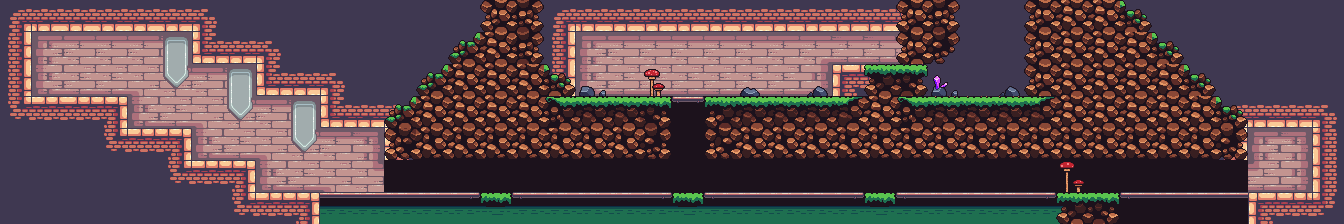

This is a level from a 2D game, rendered from its Tiled map with the project's own tilesets. A one-line summary and the map file follow, with tile-layer data summarised:
An orthogonal 42x7 tile map with 32x32 px tiles, 5 tile layers (background0, background1, walls, floors, ...), 3 tilesets and 21 objects (spawn, 02_go_down, 06_go_up, 04_secret_dungeon, 08_fall, ...).

<map version="1.5" tiledversion="1.5.0" orientation="orthogonal" renderorder="right-down" width="42" height="7" tilewidth="32" tileheight="32" infinite="0" nextlayerid="13" nextobjectid="25">
 <tileset firstgid="1" source="terrain.tsx" />
 <tileset firstgid="248" source="outdoor.tsx" />
 <tileset firstgid="428" source="decorations.tsx" />
 <layer id="1" name="background0" width="42" height="7">
  <data>[294 cells, 128 non-empty, 12 distinct tile ids]</data>
 </layer>
 <layer id="10" name="background1" width="42" height="7">
  <data>[294 cells, 139 non-empty, 20 distinct tile ids]</data>
 </layer>
 <layer id="2" name="walls" width="42" height="7">
  <data>[294 cells, 106 non-empty, 27 distinct tile ids]</data>
 </layer>
 <layer id="3" name="floors" width="42" height="7">
  <data>[294 cells, 63 non-empty, 17 distinct tile ids]</data>
 </layer>
 <layer id="4" name="decorations" width="42" height="7">
  <data>[294 cells, 13 non-empty, 8 distinct tile ids]</data>
 </layer>
 <objectgroup id="5" name="spawn">
  <object id="1" name="spawn" x="37.7635" y="44.6515" width="78" height="58" />
 </objectgroup>
 <objectgroup id="6" name="boxes">
  <object id="2" x="129.041" y="111.46" width="22" height="16" />
  <object id="3" x="257.405" y="175.268" width="22" height="16" />
  <object id="4" x="664.27" y="175.716" width="22" height="16" />
  <object id="5" x="688.019" y="175.716" width="22" height="16" />
  <object id="6" x="676.368" y="158.689" width="22" height="16" />
  <object id="7" x="681.745" y="141.662" width="22" height="16" />
  <object id="8" x="673.232" y="124.634" width="22" height="16" />
  <object id="9" x="682.194" y="107.607" width="22" height="16" />
  <object id="12" x="608.259" y="78.9292" width="22" height="16" />
  <object id="13" x="777.188" y="78.9292" width="22" height="16" />
  <object id="14" x="988.555" y="79.8254" width="22" height="16" />
  <object id="15" x="997.517" y="62.798" width="22" height="16" />
  <object id="16" x="992.14" y="45.7707" width="22" height="16" />
  <object id="20" x="964.806" y="79.8254" width="22" height="16" />
  <object id="21" x="973.768" y="62.798" width="22" height="16" />
 </objectgroup>
 <objectgroup id="7" name="bombs" />
 <objectgroup id="8" name="doors">
  <object id="17" type="02_go_down" x="52" y="40" width="46" height="56" />
  <object id="18" type="06_go_up" x="1258" y="136.001" width="46" height="56" />
  <object id="19" type="04_secret_dungeon" x="969" y="40" width="46" height="56" />
 </objectgroup>
 <objectgroup id="12" name="invisible_doors">
  <object id="24" type="08_fall" x="1120" y="220" width="128" height="1" />
 </objectgroup>
 <objectgroup id="9" name="enemies">
  <object id="22" type="patrol pig" x="497.2" y="157.732">
   <point />
  </object>
 </objectgroup>
</map>
